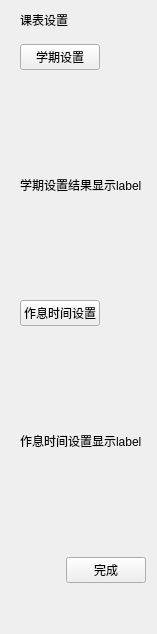
<?xml version="1.0" encoding="UTF-8"?>
<ui version="4.0">
 <class>EditRightWidget</class>
 <widget class="QWidget" name="EditRightWidget">
  <property name="geometry">
   <rect>
    <x>0</x>
    <y>0</y>
    <width>157</width>
    <height>619</height>
   </rect>
  </property>
  <property name="windowTitle">
   <string>Form</string>
  </property>
  <layout class="QVBoxLayout" name="verticalLayout">
   <property name="leftMargin">
    <number>20</number>
   </property>
   <item>
    <layout class="QGridLayout" name="gridLayout_3">
     <property name="verticalSpacing">
      <number>15</number>
     </property>
     <item row="1" column="0">
      <layout class="QHBoxLayout" name="horizontalLayout_2">
       <item>
        <widget class="QPushButton" name="semester_button">
         <property name="text">
          <string>学期设置</string>
         </property>
        </widget>
       </item>
       <item>
        <spacer name="horizontalSpacer">
         <property name="orientation">
          <enum>Qt::Horizontal</enum>
         </property>
         <property name="sizeHint" stdset="0">
          <size>
           <width>40</width>
           <height>20</height>
          </size>
         </property>
        </spacer>
       </item>
      </layout>
     </item>
     <item row="4" column="0">
      <widget class="QLabel" name="schedule_label">
       <property name="sizePolicy">
        <sizepolicy hsizetype="Preferred" vsizetype="MinimumExpanding">
         <horstretch>0</horstretch>
         <verstretch>0</verstretch>
        </sizepolicy>
       </property>
       <property name="minimumSize">
        <size>
         <width>0</width>
         <height>200</height>
        </size>
       </property>
       <property name="text">
        <string>作息时间设置显示label</string>
       </property>
      </widget>
     </item>
     <item row="0" column="0">
      <widget class="QLabel" name="label">
       <property name="sizePolicy">
        <sizepolicy hsizetype="Preferred" vsizetype="Fixed">
         <horstretch>0</horstretch>
         <verstretch>0</verstretch>
        </sizepolicy>
       </property>
       <property name="text">
        <string>课表设置</string>
       </property>
      </widget>
     </item>
     <item row="2" column="0">
      <widget class="QLabel" name="semester_label">
       <property name="sizePolicy">
        <sizepolicy hsizetype="Preferred" vsizetype="MinimumExpanding">
         <horstretch>0</horstretch>
         <verstretch>0</verstretch>
        </sizepolicy>
       </property>
       <property name="minimumSize">
        <size>
         <width>0</width>
         <height>200</height>
        </size>
       </property>
       <property name="text">
        <string>学期设置结果显示label</string>
       </property>
      </widget>
     </item>
     <item row="3" column="0">
      <layout class="QHBoxLayout" name="horizontalLayout_3">
       <item>
        <widget class="QPushButton" name="schedule_button">
         <property name="text">
          <string>作息时间设置</string>
         </property>
        </widget>
       </item>
       <item>
        <spacer name="horizontalSpacer_2">
         <property name="orientation">
          <enum>Qt::Horizontal</enum>
         </property>
         <property name="sizeHint" stdset="0">
          <size>
           <width>40</width>
           <height>20</height>
          </size>
         </property>
        </spacer>
       </item>
      </layout>
     </item>
    </layout>
   </item>
   <item>
    <layout class="QHBoxLayout" name="horizontalLayout">
     <property name="topMargin">
      <number>10</number>
     </property>
     <item>
      <spacer name="horizontalSpacer_3">
       <property name="orientation">
        <enum>Qt::Horizontal</enum>
       </property>
       <property name="sizeHint" stdset="0">
        <size>
         <width>40</width>
         <height>20</height>
        </size>
       </property>
      </spacer>
     </item>
     <item>
      <widget class="QPushButton" name="edit_confirm_button">
       <property name="styleSheet">
        <string notr="true"/>
       </property>
       <property name="text">
        <string>完成</string>
       </property>
      </widget>
     </item>
    </layout>
   </item>
   <item>
    <spacer name="verticalSpacer">
     <property name="orientation">
      <enum>Qt::Vertical</enum>
     </property>
     <property name="sizeType">
      <enum>QSizePolicy::MinimumExpanding</enum>
     </property>
     <property name="sizeHint" stdset="0">
      <size>
       <width>20</width>
       <height>40</height>
      </size>
     </property>
    </spacer>
   </item>
  </layout>
 </widget>
 <resources/>
 <connections/>
</ui>
